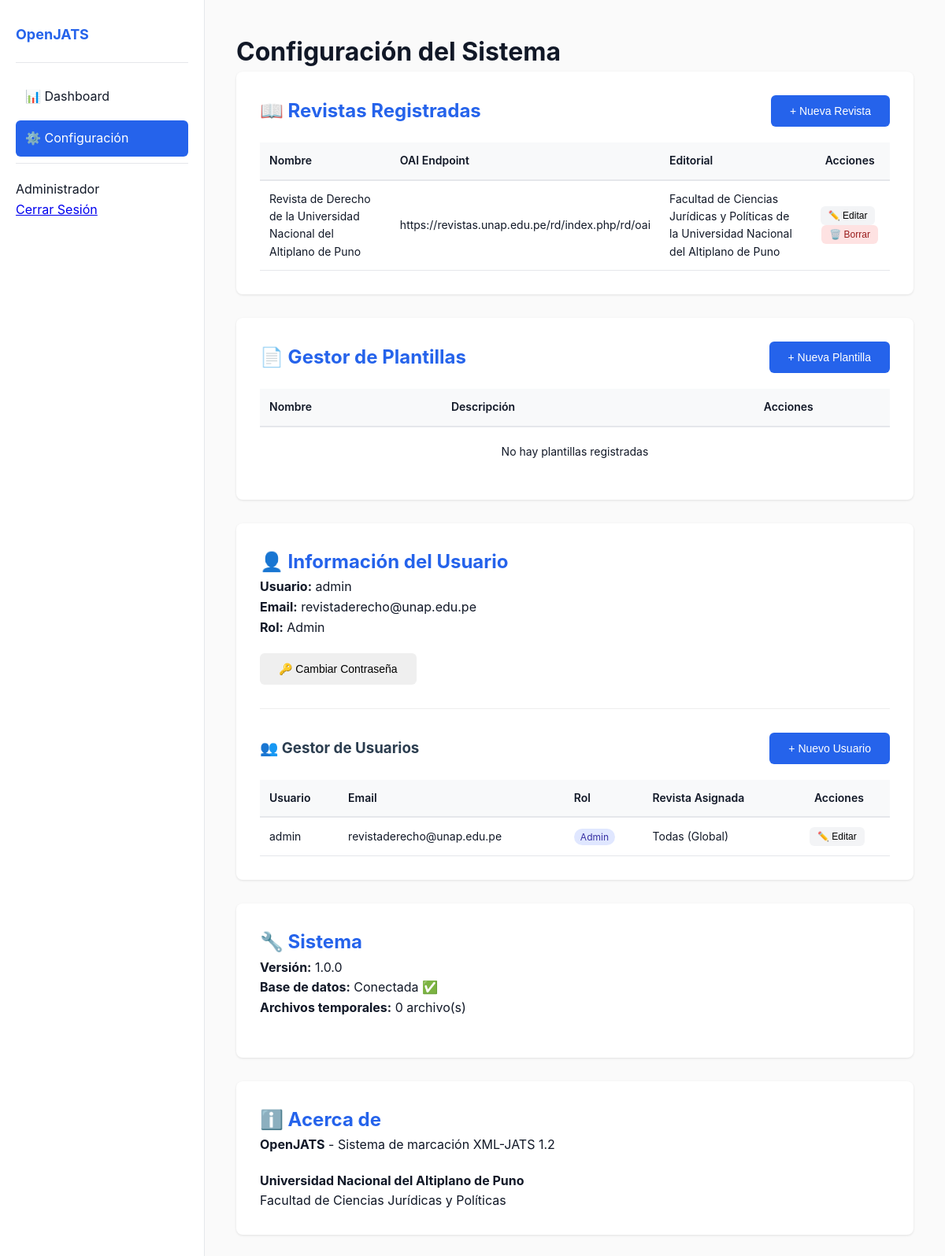
Page /configuracion.php (signed in) on the committed database.
### tables this page shows
CREATE TABLE `journals` (
  `id` int(11) NOT NULL,
  `title` varchar(255) NOT NULL,
  `title_abbrev` varchar(100) DEFAULT NULL,
  `issn_print` varchar(20) DEFAULT NULL,
  `issn_electronic` varchar(20) DEFAULT NULL,
  `publisher` varchar(255) DEFAULT NULL,
  `publisher_location` varchar(255) DEFAULT NULL,
  `doi_prefix` varchar(50) DEFAULT NULL,
  `base_url` varchar(255) DEFAULT NULL,
  `logo_path` varchar(255) DEFAULT NULL,
  `description` text DEFAULT NULL,
  `language` varchar(10) DEFAULT 'es',
  `created_at` timestamp NULL DEFAULT current_timestamp(),
  `updated_at` timestamp NULL DEFAULT current_timestamp() ON UPDATE current_timestamp(),
  `active` tinyint(1) DEFAULT 1,
  `oai_url` varchar(255) DEFAULT NULL
);

CREATE TABLE `users` (
  `id` int(11) NOT NULL,
  `username` varchar(50) NOT NULL,
  `email` varchar(100) NOT NULL,
  `password_hash` varchar(255) NOT NULL,
  `full_name` varchar(100) DEFAULT NULL,
  `role` enum('admin','editor','reviewer') DEFAULT 'editor',
  `created_at` timestamp NULL DEFAULT current_timestamp(),
  `last_login` timestamp NULL DEFAULT NULL,
  `active` tinyint(1) DEFAULT 1,
  `journal_id` int(11) DEFAULT NULL
);

### public/configuracion.php (the view, shortened to what this page needs)
<?php
$userName = htmlspecialchars($_SESSION['full_name'] ?? $_SESSION['username'] ?? 'Usuario');
$config = require __DIR__ . '/../config/config.php';
$dbConfig = $config['database'];
try {
    $dsn = "mysql:host={$dbConfig['host']};port={$dbConfig['port']};dbname={$dbConfig['database']};charset={$dbConfig['charset']}";
    $pdo = new PDO($dsn, $dbConfig['username'], $dbConfig['password']);
    $pdo->setAttribute(PDO::ATTR_ERRMODE, PDO::ERRMODE_EXCEPTION);
    try { $pdo->exec("ALTER TABLE journals ADD COLUMN oai_url VARCHAR(255) DEFAULT NULL;"); } catch(Exception $e) {}
    try { $pdo->exec("ALTER TABLE users ADD COLUMN journal_id INT DEFAULT NULL;"); } catch(Exception $e) {}
    try {
        $pdo->exec("CREATE TABLE IF NOT EXISTS templates (id INT AUTO_INCREMENT PRIMARY KEY, name VARCHAR(255) NOT NULL, description TEXT, created_at TIMESTAMP DEFAULT CURRENT_TIMESTAMP, updated_at TIMESTAMP DEFAULT CURRENT_TIMESTAMP ON UPDATE CURRENT_TIMESTAMP)");
        $pdo->exec("ALTER TABLE articles ADD COLUMN template_id INT DEFAULT NULL;");
    } catch(Exception $e) {}
} catch (PDOException $e) {
    $error = 'Error de conexión a base de datos: ' . $e->getMessage();
    $pdo = null;
}
$allJournals = [];
$allTemplates = [];
if ($pdo) {
    try {
        $stmt = $pdo->query("SELECT * FROM journals ORDER BY id DESC");
        $allJournals = $stmt->fetchAll(PDO::FETCH_ASSOC);
        $stmt = $pdo->query("SELECT * FROM templates ORDER BY name ASC");
        $allTemplates = $stmt->fetchAll(PDO::FETCH_ASSOC);
    } catch (PDOException $e) {}
}
$tempCount = 0;
$allUsers = [];
if ($pdo) {
    try {
        $stmt = $pdo->query("SELECT u.id, u.username, u.email, u.full_name, u.role, u.journal_id, j.title as journal_name FROM users u LEFT JOIN journals j ON u.journal_id = j.id ORDER BY u.created_at DESC");
        $allUsers = $stmt->fetchAll(PDO::FETCH_ASSOC);
    } catch (PDOException $e) {
        $allUsers = [];
    }
}
?>
<!DOCTYPE html>
<html lang="es">
<head>
    <link rel="stylesheet" href="css/styles.css">
</head>
<body class="config-page">
    <aside class="sidebar">
        <div class="sidebar-header"><h2>OpenJATS</h2></div>
        <nav>
            <ul class="sidebar-menu">
                <li><a href="index.php">📊 Dashboard</a></li>
                <li><a href="configuracion.php" class="active">⚙️ Configuración</a></li>
            </ul>
        </nav>
        <div class="sidebar-footer">
            <div class="user-info">
                <p><?php echo $userName; ?></p>
                <a href="logout-directo.php">Cerrar Sesión</a>
            </div>
        </div>
    </aside>
    <main class="config-content">
        <h1>Configuración del Sistema</h1>
        <div class="config-section">
            <div style="display: flex; justify-content: space-between; align-items: center; margin-bottom: 20px;">
                <h2 style="margin: 0; color: #2563eb;">📖 Revistas Registradas</h2>
                <button class="btn btn-primary" onclick="openJournalModal()">+ Nueva Revista</button>
            </div>
            <div style="overflow-x: auto;">
                <table style="width: 100%; border-collapse: collapse; text-align: left; font-size: 14px;">
                    <thead>
                        <tr style="background: #f8f9fa; border-bottom: 2px solid #e5e7eb;">
                            <th style="padding: 12px; font-weight: 600;">Nombre</th>
                            <th style="padding: 12px; font-weight: 600;">OAI Endpoint</th>
                            <th style="padding: 12px; font-weight: 600;">Editorial</th>
                            <th style="padding: 12px; font-weight: 600; text-align: center;">Acciones</th>
                        </tr>
                    </thead>
                    <tbody>
                        <?php foreach($allJournals as $j): ?>
                        <tr style="border-bottom: 1px solid #e5e7eb;">
                            <td style="padding: 12px;"><?= htmlspecialchars($j['title']) ?></td>
                            <td style="padding: 12px;"><?= htmlspecialchars($j['oai_url'] ?? '---') ?></td>
                            <td style="padding: 12px;"><?= htmlspecialchars($j['publisher'] ?? '---') ?></td>
                            <td style="padding: 12px; text-align: center;">
                                <button class="btn" style="padding: 5px 10px; font-size: 12px; margin-right: 5px; background: #f3f4f6;"
                                    onclick='openJournalModal(<?= json_encode($j) ?>)'>✏️ Editar</button>
                                <form method="POST" style="display:inline;" onsubmit="return confirm('¿Está seguro de eliminar esta revista permanentemente?');">
                                    <button type="submit" class="btn" style="padding: 5px 10px; font-size: 12px; background: #fee2e2; color: #991b1b;">🗑️ Borrar</button>
                                </form>
                            </td>
                        </tr>
                        <?php endforeach; ?>
                    </tbody>
                </table>
            </div>
        </div>
        <div class="config-section">
            <div style="display: flex; justify-content: space-between; align-items: center; margin-bottom: 20px;">
                <h2 style="margin: 0; color: #2563eb;">📄 Gestor de Plantillas</h2>
                <button class="btn btn-primary" onclick="openTemplateModal()">+ Nueva Plantilla</button>
            </div>
            <div style="overflow-x: auto;">
                <table style="width: 100%; border-collapse: collapse; text-align: left; font-size: 14px;">
                    <thead>
                        <tr style="background: #f8f9fa; border-bottom: 2px solid #e5e7eb;">
                            <th style="padding: 12px; font-weight: 600;">Nombre</th>
                            <th style="padding: 12px; font-weight: 600;">Descripción</th>
                            <th style="padding: 12px; font-weight: 600; text-align: center;">Acciones</th>
                        </tr>
                    </thead>
                    <tbody>
                        <?php if(empty($allTemplates)): ?>
                        <tr><td colspan="3" style="text-align:center; padding: 20px;">No hay plantillas registradas</td></tr>
                        <?php endif; ?>
                    </tbody>
                </table>
            </div>
        </div>
        <div class="config-section">
            <h2>👤 Información del Usuario</h2>
            <p><strong>Usuario:</strong> <?php echo $_SESSION['username']; ?></p>
            <p><strong>Email:</strong> <?php echo $_SESSION['email'] ?? 'No especificado'; ?></p>
            <p><strong>Rol:</strong> <?php echo ucfirst($_SESSION['role']); ?></p>
            <div class="btn-group" style="margin-bottom: 30px;">
                <button class="btn" onclick="document.getElementById('passwordModal').classList.add('show')">
                    🔑 Cambiar Contraseña
                </button>
            </div>
            <hr style="margin: 30px 0; border: 0; border-top: 1px solid #eee;">
            <div style="display: flex; justify-content: space-between; align-items: center; margin-bottom: 20px;">
                <h3 style="margin: 0; color: #2c3e50;">👥 Gestor de Usuarios</h3>
                <button class="btn btn-primary" onclick="document.getElementById('addUserModal').classList.add('show')">
                    + Nuevo Usuario
                </button>
            </div>
            <div style="overflow-x: auto;">
                <table style="width: 100%; border-collapse: collapse; text-align: left; font-size: 14px;">
                    <thead>
                        <tr style="background: #f8f9fa; border-bottom: 2px solid #e5e7eb;">
                            <th style="padding: 12px; font-weight: 600;">Usuario</th>
                            <th style="padding: 12px; font-weight: 600;">Email</th>
                            <th style="padding: 12px; font-weight: 600;">Rol</th>
                            <th style="padding: 12px; font-weight: 600;">Revista Asignada</th>
                            <th style="padding: 12px; font-weight: 600; text-align: center;">Acciones</th>
                        </tr>
                    </thead>
                    <tbody>
                        <?php foreach($allUsers as $u): ?>
                        <tr style="border-bottom: 1px solid #e5e7eb;">
                            <td style="padding: 12px;"><?= htmlspecialchars($u['username']) ?></td>
                            <td style="padding: 12px;"><?= htmlspecialchars($u['email'] ?? '---') ?></td>
                            <td style="padding: 12px;">
                                <span style="background: #e0e7ff; color: #3730a3; padding: 3px 8px; border-radius: 12px; font-size: 12px;">
                                    <?= htmlspecialchars(ucfirst($u['role'])) ?>
                                </span>
                            </td>
                            <td style="padding: 12px;"><?= htmlspecialchars($u['journal_name'] ?? 'Todas (Global)') ?></td>
                            <td style="padding: 12px; text-align: center;">
                                <button class="btn" style="padding: 5px 10px; font-size: 12px; margin-right: 5px; background: #f3f4f6;"
                                    onclick="openEditUser(<?= $u['id'] ?>, '<?= htmlspecialchars($u['email'] ?? '') ?>', '<?= htmlspecialchars($u['role'] ?? '') ?>', <?= $u['journal_id'] ?? 'null' ?>)">✏️ Editar</button>
                            </td>
                        </tr>
                        <?php endforeach; ?>
                    </tbody>
                </table>
            </div>
        </div>
        <div class="config-section">
            <h2>🔧 Sistema</h2>
            <p><strong>Versión:</strong> 1.0.0</p>
            <p><strong>Base de datos:</strong> <?php echo $pdo ? 'Conectada ✅' : 'Error ❌'; ?></p>
            <p><strong>Archivos temporales:</strong> <?php echo $tempCount; ?> archivo(s)</p>
        </div>
        <div class="config-section">
            <h2>ℹ️ Acerca de</h2>
            <p><strong>OpenJATS</strong> - Sistema de marcación XML-JATS 1.2</p>
            <p style="margin-top: 20px;">
                <strong>Universidad Nacional del Altiplano de Puno</strong><br>
                Facultad de Ciencias Jurídicas y Políticas
            </p>
        </div>
    </main>
</body>
</html>

### public/css/styles.css (style rules this page uses)
* { margin: 0; padding: 0; box-sizing: border-box; }
:root { --primary-color: #2563eb; --secondary-color: #1e40af; --success-color: #10b981; --danger-color: #ef4444; --warning-color: #f59e0b; --dark: #1f2937; --light: #f3f4f6; --border: #e5e7eb; --text-primary: #111827; --text-secondary: #6b7280; }
body { font-family: -apple-system, BlinkMacSystemFont, 'Segoe UI', Roboto, Oxygen, Ubuntu, Cantarell, sans-serif; color: var(--text-primary); background-color: #fafafa; line-height: 1.6; }
.btn { padding: 12px 24px; border: none; border-radius: 6px; font-size: 14px; font-weight: 500; cursor: pointer; transition: all 0.3s; display: inline-block; text-decoration: none; text-align: center; }
.btn-primary { background: var(--primary-color); color: white; }
.sidebar { width: 260px; background: white; border-right: 1px solid var(--border); padding: 20px; display: flex; flex-direction: column; }
.sidebar-header { padding: 10px 0 20px; border-bottom: 1px solid var(--border); }
.sidebar-header h2 { font-size: 18px; color: var(--primary-color); }
.sidebar-menu { list-style: none; margin-top: 20px; flex: 1; }
.sidebar-menu li { margin-bottom: 8px; }
.sidebar-menu a { display: flex; align-items: center; padding: 10px 12px; text-decoration: none; color: var(--text-primary); border-radius: 6px; transition: background 0.3s; }
.sidebar-menu a.active { background: var(--primary-color); color: white; }
.sidebar-footer { padding-top: 20px; border-top: 1px solid var(--border); }

### public/configuracion.php (style rules this page uses)
.config-page { display: flex; height: 100vh; }
.config-content { flex: 1; padding: 40px; overflow-y: auto; }
.config-section { background: white; padding: 30px; border-radius: 8px; margin-bottom: 30px; box-shadow: 0 1px 3px rgba(0,0,0,0.1); }
.config-section h2 { margin-top: 0; color: #2563eb; }
.btn-group { display: flex; gap: 10px; margin-top: 20px; }

### rows in the picture
journals: title "Revista de Derecho de la Universidad Nacional del Altiplano de Puno", oai_url "https://revistas.unap.edu.pe/rd/index.php/rd/oai", publisher "Facultad de Ciencias Jurídicas y Políticas de la Universidad Nacional del Altiplano de Puno"
users: username "admin", email "revistaderecho@unap.edu.pe", role "Admin", journal_name "Todas (Global)"

### other values in the picture
$userName "Administrador"
$_SESSION['username'] "admin"
$_SESSION['email'] "revistaderecho@unap.edu.pe"
$_SESSION['role'] "Admin"
$tempCount "0"
